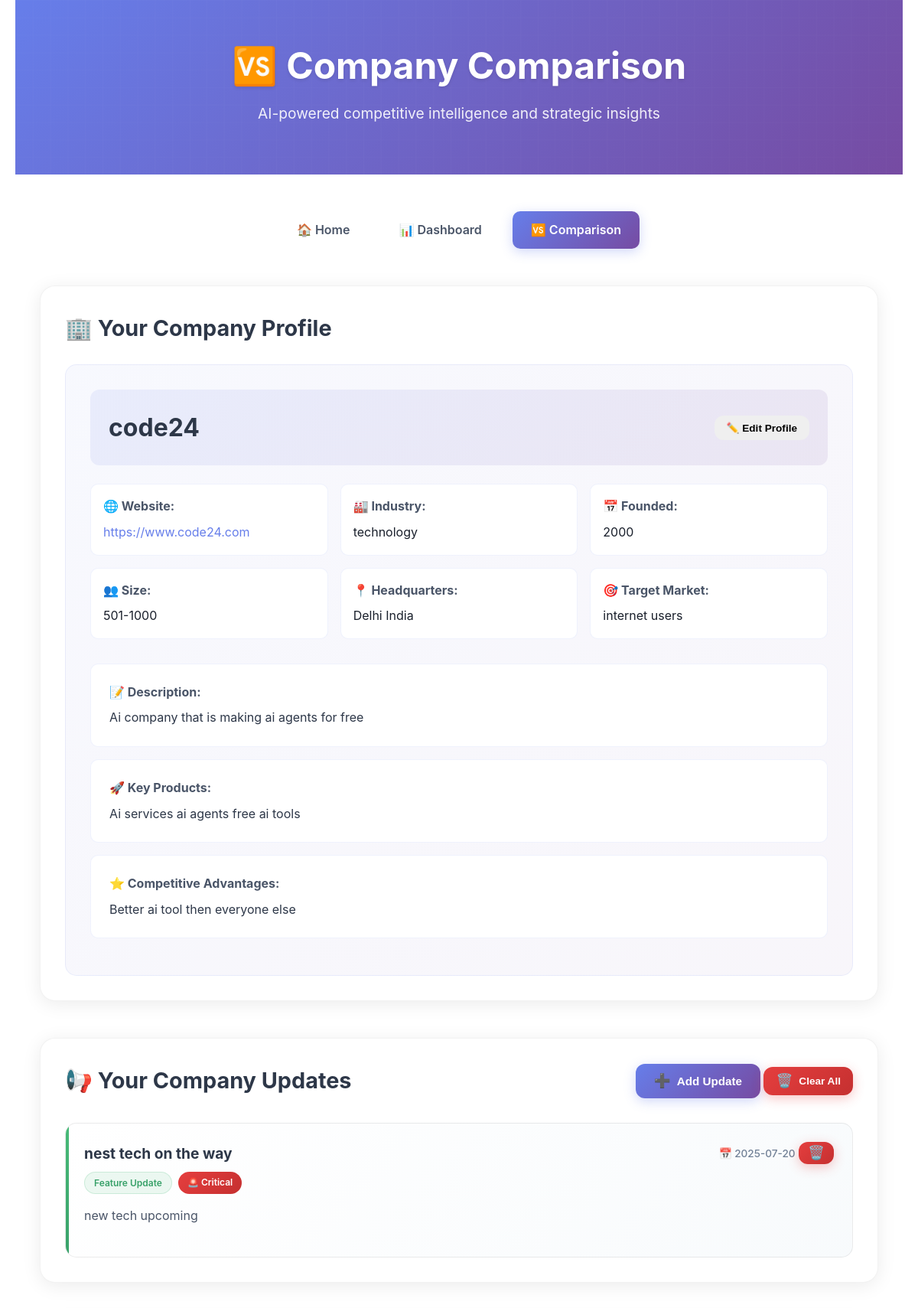
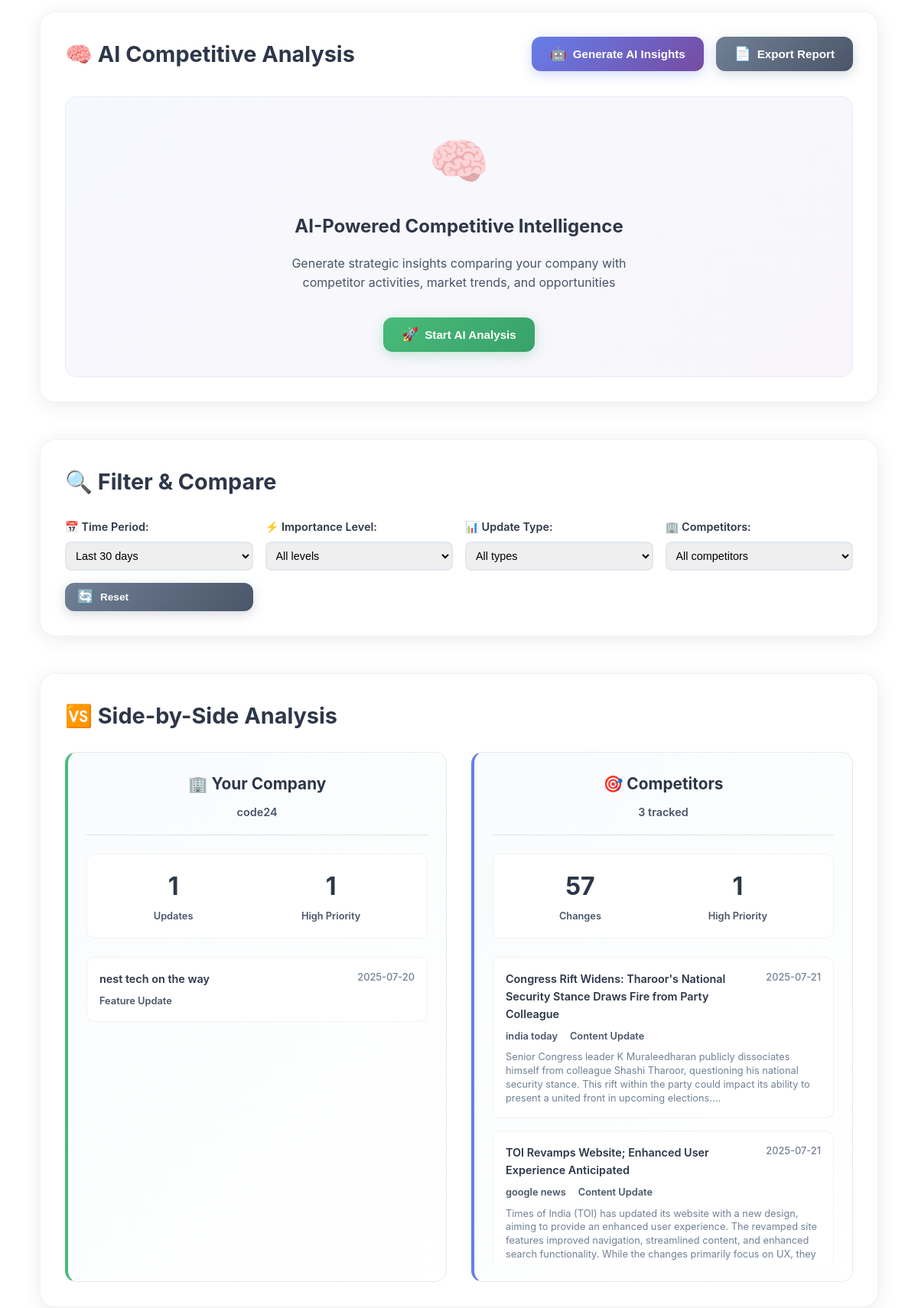
The page /comparison (upper part) on the database its author committed (2 pictures, top to bottom).
### tables this page shows
CREATE TABLE company_profile (
            id INTEGER PRIMARY KEY AUTOINCREMENT,
            name TEXT NOT NULL,
            website TEXT,
            description TEXT,
            industry TEXT,
            founded_year INTEGER,
            size TEXT,
            headquarters TEXT,
            key_products TEXT,
            target_market TEXT,
            competitive_advantages TEXT,
            created_at TEXT,
            updated_at TEXT
        );

CREATE TABLE company_updates (
            id INTEGER PRIMARY KEY AUTOINCREMENT,
            title TEXT NOT NULL,
            content TEXT,
            update_type TEXT,
            importance_score INTEGER DEFAULT 5,
            date_published TEXT,
            source_url TEXT,
            tags TEXT,
            created_at TEXT
        );

CREATE TABLE changes (
                id INTEGER PRIMARY KEY AUTOINCREMENT,
                competitor_id INTEGER,
                competitor_name TEXT,
                content TEXT,
                content_hash TEXT,
                changelog_content TEXT,
                analysis TEXT,
                ai_summary TEXT,
                detected_at TEXT,
                url TEXT,
                change_type TEXT,
                importance_score INTEGER DEFAULT 5,
                news_title TEXT,
                news_excerpt TEXT,
                source_links TEXT,
                FOREIGN KEY (competitor_id) REFERENCES competitors (id)
            );

### app.py (the view)
@app.route('/comparison')
def comparison():
    try:
        competitors = get_competitors()
        changes = get_recent_changes(100)
        company_profile = get_company_profile()
        company_updates = get_company_updates()
        competitive_insights = None
        if company_profile:
            try:
                competitive_insights = get_competitive_insights()
            except:
                competitive_insights = None
        return render_template('comparison.html',
                             competitors=competitors,
                             changes=changes,
                             company_profile=company_profile,
                             company_updates=company_updates,
                             competitive_insights=competitive_insights)
    except Exception as e:
        print(f"Error in comparison route: {e}")
        return f"Error loading comparison: {e}", 500

### templates/comparison.html (shortened to what this page needs)
<!DOCTYPE html>
<html lang="en">
<head>
    <link rel="stylesheet" href="{{ url_for('static', filename='style.css') }}">
</head>
<body>
    <div class="container">
        <header>
            <h1>🆚 Company Comparison</h1>
            <p>AI-powered competitive intelligence and strategic insights</p>
        </header>
        <nav>
            <a href="/" class="nav-link">🏠 Home</a>
            <a href="/dashboard" class="nav-link">📊 Dashboard</a>
            <a href="/comparison" class="nav-link active">🆚 Comparison</a>
        </nav>
        <main>
            <section class="company-profile">
                <h3>🏢 Your Company Profile</h3>
                {% if company_profile %}
                <div class="profile-display">
                    <div class="profile-header">
                        <h4>{{ company_profile.name }}</h4>
                        <button onclick="editCompanyProfile()" class="btn btn-small">✏️ Edit Profile</button>
                    </div>
                    <div class="profile-details">
                        <div class="detail-grid">
                            <div class="detail-item">
                                <strong> 🌐 Website:</strong>
                                <a href="{{ company_profile.website }}" target="_blank">{{ company_profile.website }}</a>
                            </div>
                            <div class="detail-item">
                                <strong>🏭 Industry:</strong> {{ company_profile.industry }}
                            </div>
                            <div class="detail-item">
                                <strong>📅 Founded:</strong> {{ company_profile.founded_year }}
                            </div>
                            <div class="detail-item">
                                <strong>👥 Size:</strong> {{ company_profile.size }}
                            </div>
                            <div class="detail-item">
                                <strong>📍 Headquarters:</strong> {{ company_profile.headquarters }}
                            </div>
                            <div class="detail-item">
                                <strong>🎯 Target Market:</strong> {{ company_profile.target_market }}
                            </div>
                        </div>
                        <div class="profile-description">
                            <strong>📝 Description:</strong>
                            <p>{{ company_profile.description }}</p>
                        </div>
                        <div class="profile-products">
                            <strong>🚀 Key Products:</strong>
                            <p>{{ company_profile.key_products }}</p>
                        </div>
                        <div class="profile-advantages">
                            <strong>⭐ Competitive Advantages:</strong>
                            <p>{{ company_profile.competitive_advantages }}</p>
                        </div>
                    </div>
                </div>
                {% endif %}
            </section>
            <section class="company-updates">
                <div class="section-header">
                    <h3>📢 Your Company Updates</h3>
                    <div class="section-actions">
                        <button onclick="addCompanyUpdate()" class="btn btn-primary">
                            <span class="btn-icon">➕</span>Add Update
                        </button>
                        {% if company_updates and company_updates|length > 0 %}
                        <button onclick="clearAllCompanyUpdates()" class="btn btn-danger btn-small">
                            <span class="btn-icon">🗑️</span>Clear All
                        </button>
                        {% endif %}
                    </div>
                </div>
                <div class="updates-list">
                    {% if company_updates and company_updates|length > 0 %}
                        {% for update in company_updates %}
                        <div class="update-item company-update importance-{{ update.importance_score }}" data-update-id="{{ update.id }}">
                            <div class="update-header">
                                <div class="update-title">
                                    <h4>{{ update.title }}</h4>
                                    <div class="update-badges">
                                        <span class="update-type-badge {{ update.update_type }}">
                                            {{ update.update_type.replace('_', ' ').title() }}
                                        </span>
                                        <span class="importance-badge level-{{ update.importance_score }}">
                                            {% if update.importance_score >= 8 %}🚨 Critical
                                            {% elif update.importance_score >= 6 %}⚠️ Important
                                            {% elif update.importance_score >= 4 %}📝 Moderate
                                            {% else %}ℹ️ Minor{% endif %}
                                        </span>
                                    </div>
                                </div>
                                <div class="update-actions">
                                    <span class="timestamp">📅 {{ update.date_published[:16].replace('T', ' ') if update.date_published else 'No date' }}</span>
                                    <button onclick="deleteCompanyUpdate({{ update.id }})" class="btn btn-tiny btn-danger" title="Delete Update">
                                        <span class="btn-icon">🗑️</span>
                                    </button>
                                </div>
                            </div>
                            {% if update.content %}
                            <div class="update-content">
                                <p>{{ update.content }}</p>
                            </div>
                            {% endif %}
                        </div>
                        {% endfor %}
                    {% endif %}
                </div>
            </section>
            <section class="competitive-analysis">
                <div class="section-header">
                    <h3>🧠 AI Competitive Analysis</h3>
                    <div class="analysis-controls">
                        <button onclick="generateCompetitiveInsights()" class="btn btn-primary">
                            <span class="btn-icon">🤖</span>Generate AI Insights
                        </button>
                        <button onclick="exportComparisonReport()" class="btn btn-secondary">
                            <span class="btn-icon">📄</span>Export Report
                        </button>
                    </div>
                </div>
                <div id="competitiveInsights" class="insights-output">
                    <div class="insights-placeholder">
                        <div class="placeholder-icon">🧠</div>
                        <h4>AI-Powered Competitive Intelligence</h4>
                        <p>Generate strategic insights comparing your company with competitor activities, market trends, and opportunities</p>
                        <button onclick="generateCompetitiveInsights()" class="btn btn-accent">
                            <span class="btn-icon">🚀</span>Start AI Analysis
                        </button>
                    </div>
                </div>
            </section>
            <section class="comparison-filters">
                <h3>🔍 Filter & Compare</h3>
                <div class="filter-controls">
                    <div class="filter-group">
                        <label for="timeFilter">📅 Time Period:</label>
                        <select id="timeFilter" onchange="applyFilters()">
                            <option value="30" selected>Last 30 days</option>
                        </select>
                    </div>
                    <div class="filter-group">
                        <label for="importanceFilter">⚡ Importance Level:</label>
                        <select id="importanceFilter" onchange="applyFilters()">
                            <option value="all">All levels</option>
                        </select>
                    </div>
                    <div class="filter-group">
                        <label for="typeFilter">📊 Update Type:</label>
                        <select id="typeFilter" onchange="applyFilters()">
                            <option value="all">All types</option>
                        </select>
                    </div>
                    <div class="filter-group">
                        <label for="competitorFilter">🏢 Competitors:</label>
                        <select id="competitorFilter" onchange="applyFilters()">
                            <option value="all">All competitors</option>
                        </select>
                    </div>
                    <button onclick="resetFilters()" class="btn btn-small btn-secondary">
                        <span class="btn-icon">🔄</span>Reset
                    </button>
                </div>
            </section>
            <section class="side-by-side-comparison">
                <h3>🆚 Side-by-Side Analysis</h3>
                <div class="comparison-grid">
                    <div class="comparison-column company-column">
                        <div class="column-header">
                            <h4>🏢 Your Company</h4>
                            {% if company_profile %}
                            <span class="company-name">{{ company_profile.name }}</span>
                            {% endif %}
                        </div>
                        <div class="comparison-content">
                            <div class="activity-summary">
                                <div class="summary-stat">
                                    <span class="stat-number">{{ company_updates|length }}</span>
                                    <span class="stat-label">Updates</span>
                                </div>
                                <div class="summary-stat">
                                    <span class="stat-number">
                                        {% set high_priority = company_updates|selectattr('importance_score', 'ge', 7)|list %}
                                        {{ high_priority|length }}
                                    </span>
                                    <span class="stat-label">High Priority</span>
                                </div>
                            </div>
                            <div class="recent-activity" id="companyActivity">
                                {% for update in company_updates[:5] %}
                                <div class="activity-item company-item" data-importance="{{ update.importance_score }}" data-type="{{ update.update_type }}" data-date="{{ update.date_published }}">
                                    <div class="activity-header">
                                        <span class="activity-title">{{ update.title }}</span>
                                        <span class="activity-date">{{ update.date_published[:10] }}</span>
                                    </div>
                                    <div class="activity-type">{{ update.update_type.replace('_', ' ').title() }}</div>
                                </div>
                                {% endfor %}
                            </div>
                        </div>
                    </div>
                    <div class="comparison-column competitors-column">
                        <div class="column-header">
                            <h4>🎯 Competitors</h4>
                            <span class="competitor-count">{{ competitors|length }} tracked</span>
                        </div>
                        <div class="comparison-content">
                            <div class="activity-summary">
                                <div class="summary-stat">
                                    <span class="stat-number">{{ changes|length }}</span>
                                    <span class="stat-label">Changes</span>
                                </div>
                                <div class="summary-stat">
                                    <span class="stat-number">
                                        {% set high_priority = changes|selectattr('importance_score', 'ge', 7)|list %}
                                        {{ high_priority|length }}
                                    </span>
                                    <span class="stat-label">High Priority</span>
                                </div>
                            </div>
                            <div class="recent-activity" id="competitorActivity">
                                {% for change in changes[:10] %}
                                <div class="activity-item competitor-item" data-competitor="{{ change.competitor_id }}" data-importance="{{ change.importance_score }}" data-type="{{ change.change_type }}" data-date="{{ change.detected_at }}">
                                    <div class="activity-header">
                                        <span class="activity-title">{{ change.news_title or change.competitor_name + ' Update' }}</span>
                                        <span class="activity-date">{{ change.detected_at[:10] }}</span>
                                    </div>
                                    <div class="activity-meta">
                                        <span class="activity-competitor">{{ change.competitor_name }}</span>
                                        <span class="activity-type">{{ change.change_type.replace('_', ' ').title() }}</span>
                                    </div>
                                    <div class="activity-excerpt">{{ change.news_excerpt or change.analysis[:100] }}...</div>
                                </div>
                                {% endfor %}
                            </div>
                        </div>
                    </div>
                </div>
            </section>
        </main>
    </div>
</body>
</html>

### rows shown on the page
company_profile: name "code24", website "https://www.code24.com", industry "technology", founded_year "2000", size "501-1000", headquarters "Delhi India", target_market "internet users", description "Ai company that is making ai agents for free", key_products "Ai services ai agents free ai tools", competitive_advantages "Better ai tool then everyone else"
company_updates: title "nest tech on the way", update_type.replace "Feature Update", importance_score "🚨 Critical", date_published "2025-07-20", content "new tech upcoming"
changes: news_title "Congress Rift Widens: Tharoor's National Security Stance Draws Fire from Party Colleague", detected_at "2025-07-21", competitor_name "india today", change_type.replace "Content Update", news_excerpt "Senior Congress leader K Muraleedharan publicly dissociates himself from colleague Shashi Tharoor, questioning his national security stance. This rift within the party could impact its ability to present a united front in upcoming elections."
changes: news_title "TOI Revamps Website; Enhanced User Experience Anticipated", detected_at "2025-07-21", competitor_name "google news", change_type.replace "Content Update", news_excerpt "Times of India (TOI) has updated its website with a new design, aiming to provide an enhanced user experience. The revamped site features improved navigation, streamlined content, and enhanced search functionality. While the changes primarily focus on UX, they…"

### other values the page prints
{{ company_updates|length }} "1"
{{ high_priority|length }} "1"
{{ competitors|length }} "3"
{{ changes|length }} "57"
